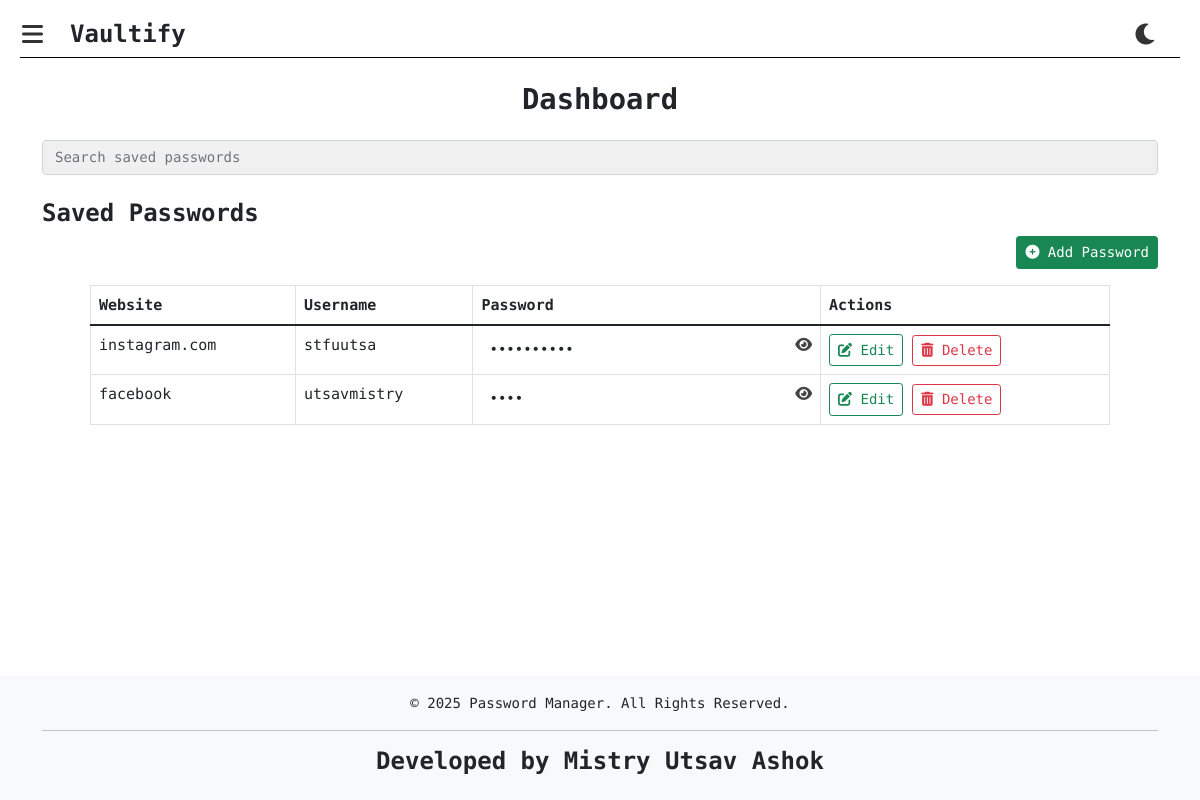
The page /dashboard (signed in) on the database its author committed.
### app/models.py (models this page shows)
class Password(db.Model):
    id = db.Column(db.Integer, primary_key=True)
    website = db.Column(db.String(100), nullable=False)
    username = db.Column(db.String(50), nullable=False)
    encrypted_password = db.Column(db.String(255), nullable=False)
    date_created = db.Column(db.DateTime, default=datetime.utcnow)
    user_id = db.Column(db.Integer, db.ForeignKey('user.id'), nullable=False)

### app/routes.py (the view)
@app.route("/dashboard", methods=['GET', 'POST'])
@login_required
def dashboard():
    passwords = Password.query.filter_by(user_id=current_user.id).all()
    password_list = []
    for pw in passwords:
        decrypted_password = aes_decrypt(current_user.aes_key, pw.encrypted_password).decode()
        pw.decrypted_password = decrypted_password  # Add decrypted password as a property
        password_list.append(pw)
    search_query = request.args.get('search')
    results = password_list  # Default: all passwords
    if search_query:
        search_query = search_query.lower()
        results = [pw for pw in password_list if search_query in pw.website.lower()]
    return render_template('dashboard.html', passwords=results)

### app/models.py (called while the page is built)
@login_manager.user_loader
def load_user(user_id):
    return User.query.get(int(user_id))

### app/utils.py (called while the page is built)
def aes_decrypt(key, ciphertext):
    key_bytes = bytes.fromhex(key)
    iv = bytes.fromhex(ciphertext[:32])  # Extract IV
    encrypted_message = bytes.fromhex(ciphertext[32:])  # Extract encrypted content
    cipher = Cipher(algorithms.AES(key_bytes), modes.CFB(iv), backend=default_backend())
    decryptor = cipher.decryptor()
    return decryptor.update(encrypted_message) + decryptor.finalize()

### app/templates/dashboard.html (shortened to what this page needs)
{% extends 'base.html' %}
{% block content %}
<h2 class="text-center mb-4">Dashboard</h2>
<div class="mb-4">
    <input type="text" id="searchBar" class="form-control" placeholder="Search saved passwords"
        aria-label="Search saved passwords">
</div>
<div>
    <div class="mb-3">
        <h3>Saved Passwords</h3>
        <div class="mb-3 text-end">
            <a href="{{ url_for('add_password') }}" class="btn btn-success btn-sm">
                <i class="fas fa-plus-circle"></i> Add Password
            </a>
        </div>
    </div>
    <div class="table-responsive px-5">
        <table class="table table-bordered">
            <thead class="thead-dark">
                <tr>
                    <th>Website</th>
                    <th>Username</th>
                    <th>Password</th>
                    <th>Actions</th>
                </tr>
            </thead>
            <tbody id="passwordList">
                {% for password in passwords %}
                <tr>
                    <td>{{ password.website }}</td>
                    <td>{{ password.username }}</td>
                    <td>
                        <div class="input-group">
                            <input type="password" class="form-control form-control-sm" style="
                                background-color: transparent !important;
                                border: none;" value="{{ password.decrypted_password }}" readonly>
                            <div class="toggle-password " type="button">
                                <i class="fas fa-eye"></i>
                            </div>
                        </div>
                    </td>
                    <td>
                        <a href="{{ url_for('edit_password', password_id=password.id) }}"
                            class="btn btn-outline-success btn-sm">
                            <i class="fas  fa-edit"></i> Edit
                        </a>
                        <form action="{{ url_for('delete_password', password_id=password.id) }}" method="POST"
                            style="display:inline;" autocomplete="off">
                            <button type="submit" class="btn btn-outline-danger btn-sm">
                                <i class="fas fa-trash-alt"></i> Delete
                            </button>
                        </form>
                    </td>
                </tr>
                {% else %}
                <tr>
                    <td colspan="4" class="text-center">No passwords found</td>
                </tr>
                {% endfor %}
            </tbody>
        </table>
    </div>
</div>
{% endblock %}

### app/static/css/styles.css (style rules this page uses)
body { font-family: 'Fira Code', monospace !important; font-size: 15px !important; line-height: 1.5 !important; }
h1, h2, h3, h4, h5, h6 { font-family: 'Fira Code', monospace !important; font-weight: 600 !important; }
h2 { font-size: 1.8rem !important; }
h3 { font-size: 1.5rem !important; }
p, li, a, span { font-size: 14px !important; line-height: 1.6 !important; }
button, input, textarea { font-family: 'Fira Code', monospace !important; font-size: 14px !important; }
html, body { height: 100%; margin: 0; display: flex; flex-direction: column; }
body #searchBar { background-color: #f0f0f0 !important; }
body:not(.dark-mode) .fa-eye, body:not(.dark-mode) .fa-eye-slash { color: #444; }

### rows shown on the page
Password: website "instagram.com", username "stfuutsa"
Password: website "facebook", username "utsavmistry"
